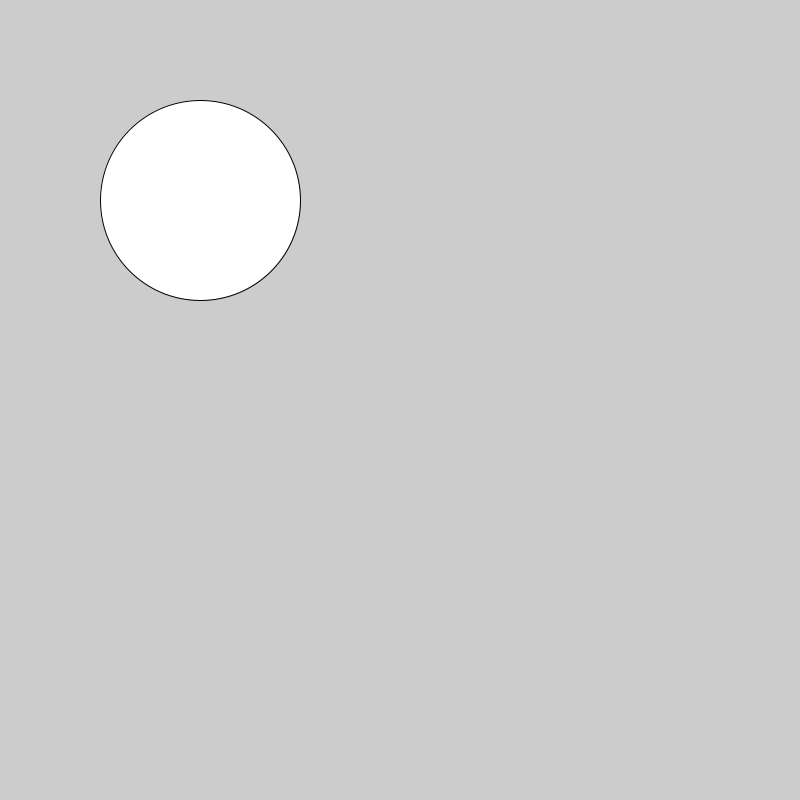
Frame 1 (no input)
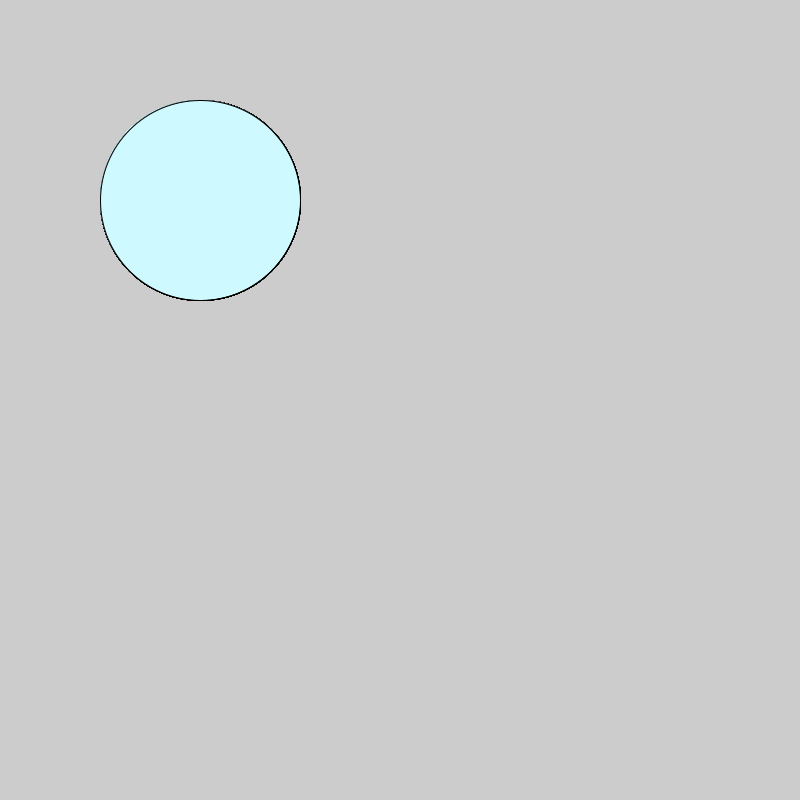
Frame 60 (the mouse pressed at the canvas centre just before this capture)
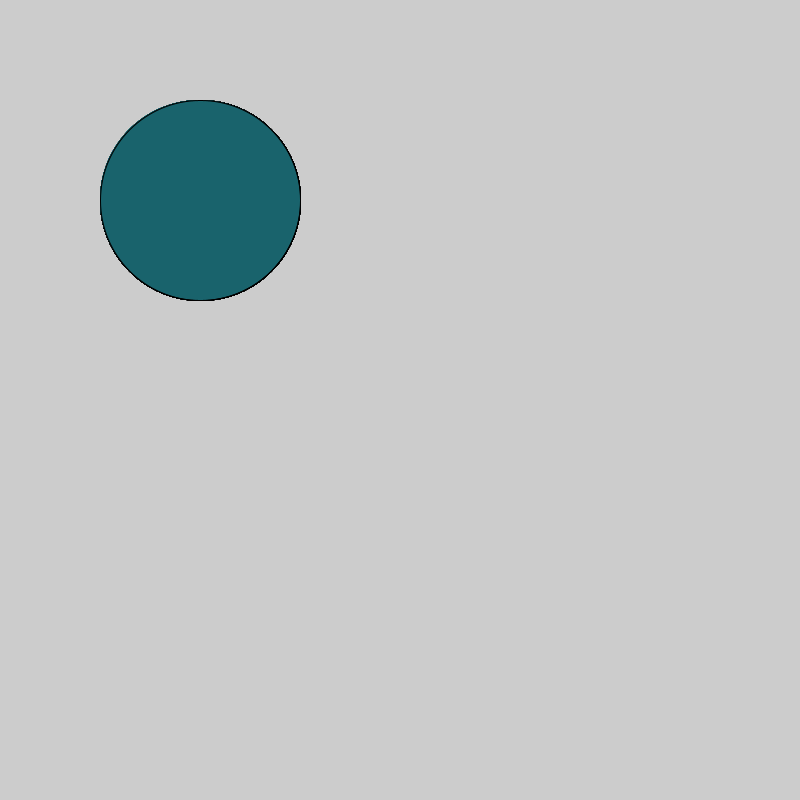
Frame 120 (the mouse held since frame 60 and released just before this capture)

The Processing sketch that drew these frames (run headless with seeded random() and noise(); from frame 60 on, the mouse is pressed at the canvas centre):

// Processing sketch: sketch_190408b
// ── sketch_190408b.pde
void setup() {
  size(800,800);
}

void draw() {
  ellipse(200,200,200,200);
  if(mousePressed) {
  fill(#19636C);
  }else{
    fill(#CEFAFF);    
  }
}
